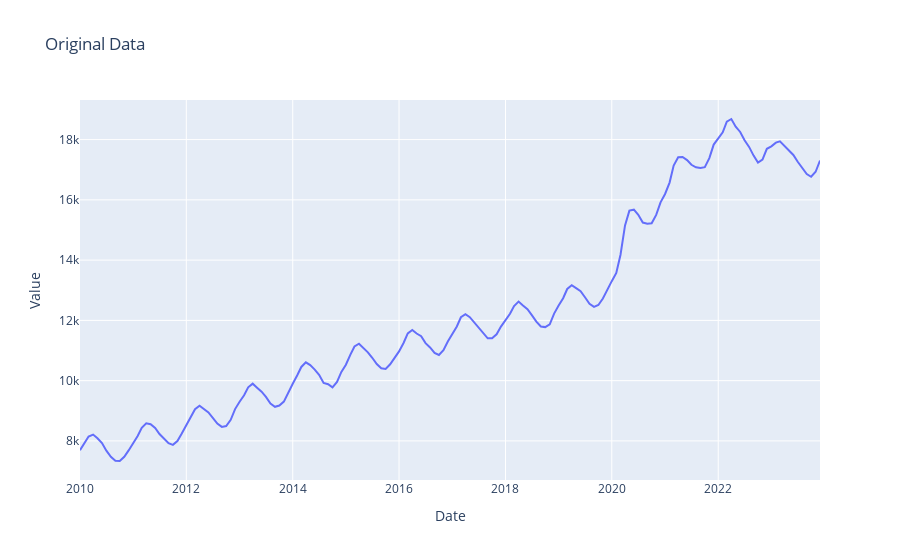

Notebook cell for this chart:
### Code cell
# Create a line graph using Plotly
fig = px.line(deposits_df, x=deposits_df.index, y='DPSACBW027NBOG', title='Original Data')
fig.update_layout(xaxis_title='Date', yaxis_title='Value')
fig.show()

### Figure 1 — Plotly figure (JSON) as saved in the notebook; plotly's stock layout.template omitted (floating-point values rounded to 4 significant figures; data arrays with more than 128 entries replaced by an {"elided": "..."} marker saying what was removed)
{"data": [{"hovertemplate": "DATE=%{x}<br>DPSACBW027NBOG=%{y}<extra></extra>", "legendgroup": "", "line": {"color": "#636efa", "dash": "solid"}, "marker": {"symbol": "circle"}, "mode": "lines", "name": "", "orientation": "v", "showlegend": false, "type": "scatter", "x": {"elided": "168 str values"}, "xaxis": "x", "y": {"elided": "168 float values"}, "yaxis": "y"}], "layout": {"legend": {"tracegroupgap": 0}, "title": {"text": "Original Data"}, "xaxis": {"anchor": "y", "domain": [0, 1], "title": {"text": "Date"}}, "yaxis": {"anchor": "x", "domain": [0, 1], "title": {"text": "Value"}}}}
